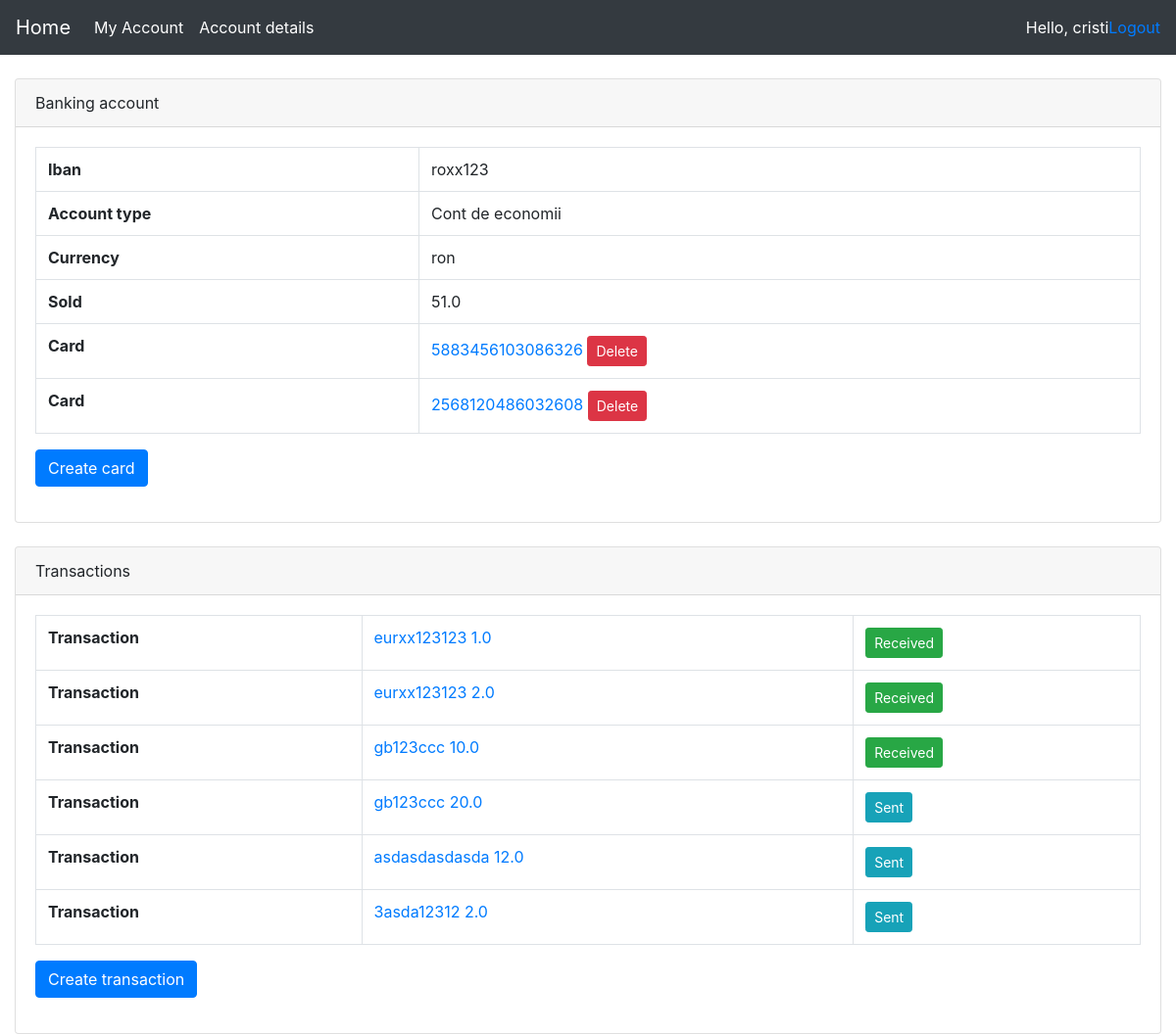
Page /bankingAccount/1 (signed in) on the committed database.
### accounts/models.py (models this page shows)
class BankingAccount(models.Model):
    iban = models.CharField(max_length=24, null=True)
    account_type = models.CharField(max_length=15, null=True)
    currency = models.CharField(max_length=5, null=True)
    sold = models.FloatField()
    user = models.ForeignKey(settings.AUTH_USER_MODEL, null=True, on_delete = models.SET_NULL)

class Card(models.Model):
    card_number = models.CharField(max_length=16, null=True)
    expiration_date = models.CharField(max_length=5, null=True)
    cvv = models.CharField(max_length=3, null=True)
    card_type = models.BooleanField(default=0) # 0-fizic ; 1-virtual
    card_status = models.BooleanField(default=0) # 0-inactiv ; 1-activ
    pin = models.CharField(max_length=4, null=True)
    banking_account = models.ForeignKey(BankingAccount, null=True, on_delete = models.SET_NULL)

class Transaction(models.Model):
    transaction_type = models.CharField(max_length=20, null=True)
    amount = models.FloatField()
    creation_time = models.DateTimeField(auto_now_add=True)
    receiver_iban = models.CharField(max_length=24, null=True)
    receiver_name = models.CharField(max_length=100, null=True)
    status = models.CharField(max_length=10, null=True)
    banking_account = models.ForeignKey(BankingAccount, on_delete = models.CASCADE, default=False)
    card = models.ForeignKey(Card, null=True, blank=True, on_delete = models.SET_NULL)

### accounts/views.py (the view)
# urls.py: path('bankingAccount/<int:bankingUrlId>', views.bankingAccount, name='bankingAccount'),
@login_required(login_url='login')
def bankingAccount(request, bankingUrlId):
    try:
        bankingAccount = BankingAccount.objects.get(id=bankingUrlId)
        cards = Card.objects.filter(banking_account=bankingUrlId)
        transactions = Transaction.objects.filter(banking_account=bankingUrlId)
        return render(request, 'accounts/bankingAccount.html', {'bankingAccount': bankingAccount, 'cards': cards, 'transactions': transactions})
    except:
        return render(request, 'accounts/bankingAccount.html', {'message': 'Banking account does not exist...'})

### accounts/templates/accounts/bankingAccount.html (shortened to what this page needs)
{% load static %}
<html>
<head>
  <link rel="stylesheet" href="https://cdn.jsdelivr.net/npm/bootstrap@4.6.1/dist/css/bootstrap.min.css">
  <link rel="stylesheet" href="{% static 'css/style.css' %}">
</head>
<body>
{% include "accounts/navigation.html" %}
<div class="col-sm-12">
    <div class="card card-outline card-info">
        <div class="card-header">
          Banking account
        </div>
        <form method="POST" action="">
            <div class="card-body">
              <table class="table table-bordered">
                <tbody>
                    {% if bankingAccount %}
                        <tr>
                            <td style="font-weight: bold;">Iban</td>
                            <td>{{bankingAccount.iban}}</td>
                        </tr>
                        <tr>
                            <td style="font-weight: bold;">Account type</td>
                            <td>
                                {% if bankingAccount.account_type == "cont_curent" %}
                                Cont curent
                                {% else %}
                                Cont de economii
                                {% endif %}
                            </td>
                        </tr>
                        <tr>
                            <td style="font-weight: bold;">Currency</td>
                            <td>{{bankingAccount.currency}}</td>
                        </tr>
                        <tr>
                            <td style="font-weight: bold;">Sold</td>
                            <td>{{bankingAccount.sold}}</td>
                        </tr>
                        {% for card in cards %}
                            <tr>
                                <td style="font-weight: bold;">Card</td>
                                <td>
                                    <a href="/card/{{card.id}}">{{card.card_number}}</a>
                                    <a href="/card/delete/{{bankingAccount.id}}/{{card.id}}" style="text-decoration: none!important;">
                                        <button type="button" class="btn btn-sm btn-danger">Delete</button>
                                    </a>
                                </td>
                            </tr>
                        {% endfor %}
                    {% else %}
                        {{message}}
                    {% endif %}
                </tbody>
              </table>
              {% if bankingAccount %}
                <button type="button" class="btn btn-primary" onclick="createCardUrl()">Create card</button>
              {% endif %}
            </div>
        </form>
    </div>
  </div>
  <br/>
  <div class="col-sm-12">
    <div class="card card-outline card-info">
        <div class="card-header">
          Transactions
        </div>
        <form method="POST" action="">
            <div class="card-body">
              <table class="table table-bordered">
                <tbody>
                    {% if bankingAccount %}
                        {% for transaction in transactions %}
                            <tr>
                                <td style="font-weight: bold;">Transaction</td>
                                <td>
                                    <a href="#">{{transaction.receiver_iban}} {{transaction.amount}}</a>
                                </td>
                                <td>
                                    {% if transaction.status == 'sent' %}
                                        <button type="button" class="btn btn-sm btn-info">Sent</button>
                                    {% else %}
                                        <button type="button" class="btn btn-sm btn-success">Received</button>
                                    {% endif %}
                                </td>
                            </tr>
                        {% endfor %}
                    {% endif %}
                </tbody>
              </table>
              {% if bankingAccount %}
                <button type="button" class="btn btn-primary" onclick="createTransactionUrl()">Create transaction</button>
              {% endif %}
            </div>
        </form>
    </div>
  </div>
</body>
</html>

### accounts/templates/accounts/navigation.html (shortened to what this page needs)
{% load static %}
<html lang="en">
<head>
  <link rel="stylesheet" href="https://cdn.jsdelivr.net/npm/bootstrap@4.6.1/dist/css/bootstrap.min.css">
  <link rel="stylesheet" href="accounts/css/style.css">
</head>
<body>
    <nav id="navigation" class="navbar navbar-expand-lg navbar-dark bg-dark">
        <a class="navbar-brand" href="{% url 'home' %}">Home</a>
        <div class="collapse navbar-collapse" id="navbarSupportedContent">
          <ul class="navbar-nav mr-auto">
            <li class="nav-item active">
              <a class="nav-link" href="{% url 'myaccount' %}">My Account <span class="sr-only">(current)</span></a>
            </li>
            <li class="nav-item active">
              <a class="nav-link" href="{% url 'updatecustomerinformation' %}">Account details <span class="sr-only">(current)</span></a>
            </li>
          </ul>
        </div>
        <span class="hello-msg" style="color:white">Hello, {{request.user}}</span>
        <span ><a  class="hello-msg" href="{% url 'logout' %}">Logout</a></span>
      </nav>
<br>
</body>
</html>

### accounts/static/css/style.css (style rules this page uses)
body, html { margin: 0; padding: 0; height: 100%; }

### rows in the picture
BankingAccount: iban "roxx123", currency "ron", sold "51.0"
Card: card_number "5883456103086326"
Card: card_number "2568120486032608"
Transaction: status "Received"
Transaction: status "Received"
Transaction: shows "Received"
Transaction: status "Sent"
Transaction: status "Sent"
Transaction: status "Sent"

### other values in the picture
{{ request.user }} "cristi"
